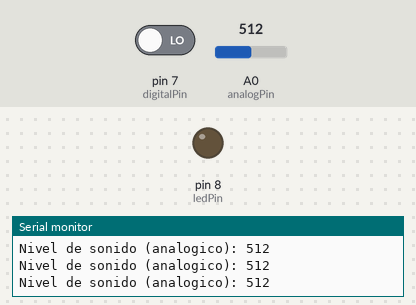
Recording of a sketch running on a simulated Arduino Uno, built with avr-gcc and run on an emulated ATmega328P. Parts: output pins drawn as LEDs (lit = HIGH), the last lines printed to the serial monitor. The test bench sets the inputs (shaded band); at power-on: pin 7 (digitalPin) LOW, A0 (analogPin) = 512.

Above: at 1.2 s.
1.3 s: pin 7 (digitalPin) driven HIGH
At 1.8 s:
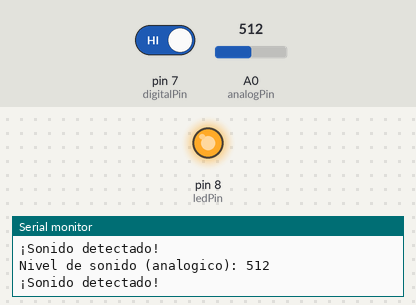
2.9 s: pin 7 (digitalPin) driven LOW
At 4.4 s:
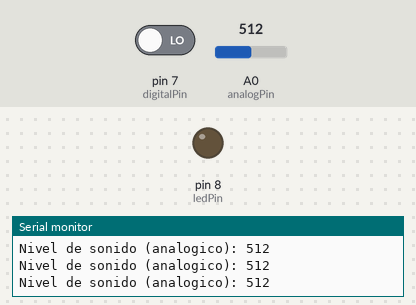
Timing chart, 0 to 5.9 s (numbered marks = the images above; inputs shaded):
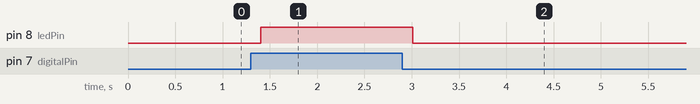

The sketch:

Ejemplo_KY_037.ino
```cpp
// Definir los pines del sensor y del LED
const int digitalPin = 7;  // Salida digital del KY-037
const int analogPin = A0;  // Salida analógica del KY-037
const int ledPin = 8;      // LED en el pin 8

void setup() {
  // Configurar el LED y el pin digital como salidas
  pinMode(ledPin, OUTPUT);
  pinMode(digitalPin, INPUT);

  // Iniciar la comunicación serie
  Serial.begin(9600);
}

void loop() {
  // Leer el valor del pin digital
  int soundDigital = digitalRead(digitalPin);

  // Leer el valor analógico del sensor
  int soundAnalog = analogRead(analogPin);

  // Mostrar el valor analógico del sonido en el monitor serial
  Serial.print("Nivel de sonido (analogico): ");
  Serial.println(soundAnalog);

  // Si el valor digital es HIGH (se detecta un sonido fuerte), encender el LED
  if (soundDigital == HIGH) {
    digitalWrite(ledPin, HIGH);  // Encender el LED
    Serial.println("¡Sonido detectado!");
  } else {
    digitalWrite(ledPin, LOW);   // Apagar el LED
  }

  // Pausar un poco antes de la siguiente lectura
  delay(200);
}
```

Measured:
- after the input at 1.3 s, pin 8 (ledPin): LOW → HIGH after 0.10 s
- after the input at 2.9 s, pin 8 (ledPin): HIGH → LOW after 0.11 s
